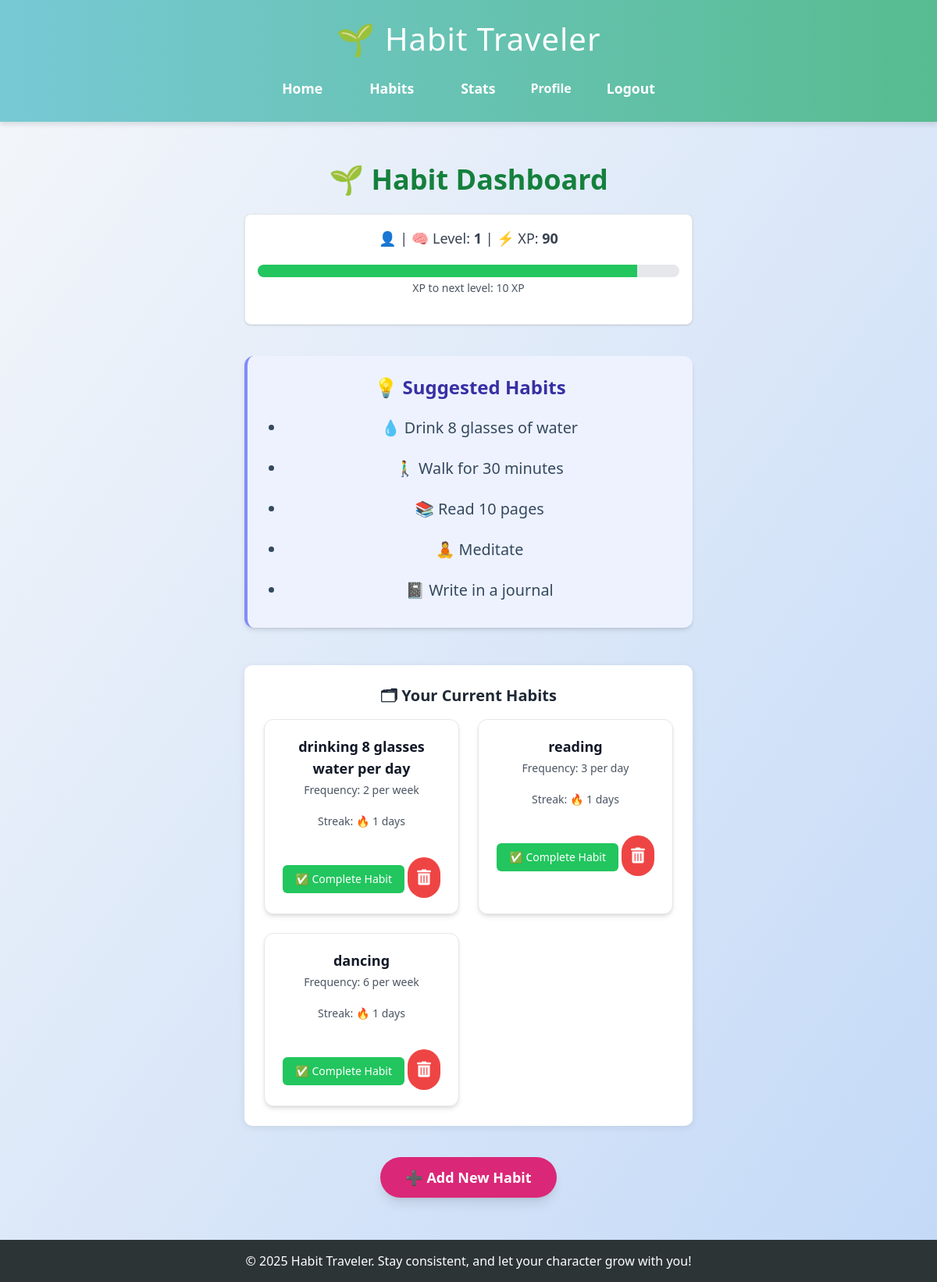
Page /habits (signed in) on the earlier database version.
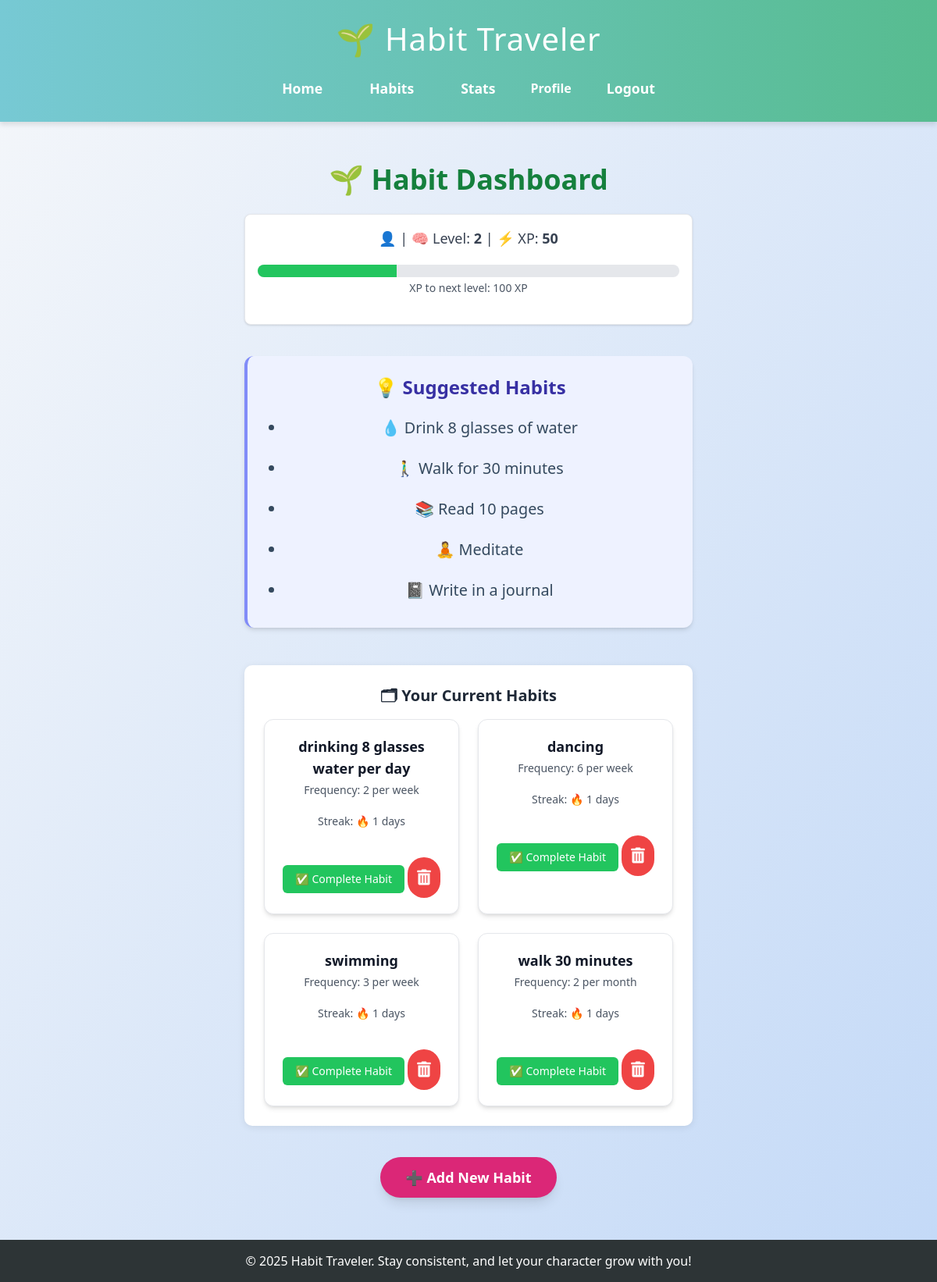
Same page on the later database version.
### app.py (models this page shows)
class User(db.Model):
    id = db.Column(db.Integer, primary_key=True)
    email = db.Column(db.String(150), unique=True, nullable=False)
    name = db.Column(db.String(150), unique=True, nullable=True)
    password = db.Column(db.String(200), nullable=False)
    xp = db.Column(db.Integer, default=0)
    level = db.Column(db.Integer, default=1)
    birthday = db.Column(db.Date, nullable=True)
    age = db.Column(db.Integer, nullable=True)
    description = db.Column(db.String(500), nullable=True)
    avatar = db.Column(db.String(200), nullable=True)

class Habit(db.Model):
    id = db.Column(db.Integer, primary_key=True)
    user_id = db.Column(db.Integer, db.ForeignKey('user.id'), nullable=False)
    name = db.Column(db.String(150), nullable=False)
    target_frequency = db.Column(db.Integer, nullable=True)
    frequency_period = db.Column(db.String(10), nullable=True)

### app.py (the view)
@app.route('/habits')
def habits():
    if 'user_id' not in session:
        return redirect(url_for('login'))
    user_id = session['user_id']
    name = session.get('name')
    user = User.query.get(user_id)
    xp_needed = 100 + (user.level - 1) * 50
    progress_percent = int((user.xp / xp_needed) * 100) if xp_needed > 0 else 0
    progress_class = f"w-[{progress_percent}%]"
    user_habits = Habit.query.filter_by(user_id=user_id).all()
    habits_with_data = []
    for habit in user_habits:
        completions_query = HabitCompletion.query.filter_by(habit_id=habit.id, user_id=user_id)
        if habit.frequency_period == 'day':
            start_date = date.today()
        elif habit.frequency_period == 'week':
            start_date = date.today() - timedelta(days=date.today().weekday())
        elif habit.frequency_period == 'month':
            start_date = date.today().replace(day=1)
        completions = completions_query.filter(HabitCompletion.date >= start_date).count()
        habits_with_data.append({
            'id': habit.id,
            'name': habit.name,
            'streak': completions,
            'goal': habit.target_frequency,
            'period': habit.frequency_period,
            'on_track': completions >= habit.target_frequency
        })
    return render_template('habit.html',
                           habits=habits_with_data,
                           name=name,
                           user=user,
                           xp_needed=xp_needed,
                           progress_class=progress_class)

### templates/habit.html (shortened to what this page needs)
{% extends "base.html" %}
{% block content %}
<div class="max-w-4xl mx-auto p-6">
    <h2 class="text-4xl font-extrabold mb-6 text-center text-green-700">🌱 Habit Dashboard</h2>
    <div class="bg-white p-4 rounded-lg shadow mb-10 text-center border border-gray-200">
        <p class="text-lg text-gray-700 font-medium">
            👤 <strong>{{ username }}</strong> | 🧠 Level: <strong>{{ user.level }}</strong> | ⚡ XP: <strong>{{ user.xp }}</strong>
        </p>
        <div class="mt-3 h-4 bg-gray-200 rounded-full overflow-hidden">
            <div class="h-full bg-green-500 transition-all duration-300 {{ progress_class }}"></div>
        </div>
        <p class="text-sm text-gray-600 mt-1">XP to next level: {{ xp_needed - user.xp }} XP</p>
    </div>
    <section class="mb-12 bg-indigo-50 p-6 rounded-xl border-l-4 border-indigo-400 shadow-md">
        <h3 class="text-2xl font-bold text-indigo-800 mb-3">💡 Suggested Habits</h3>
        <ul class="list-disc pl-6 text-gray-700 space-y-1 text-lg">
            <li>💧 Drink 8 glasses of water</li>
            <li>🚶‍♂ Walk for 30 minutes</li>
            <li>📚 Read 10 pages</li>
            <li>🧘 Meditate</li>
            <li>📓 Write in a journal</li>
        </ul>
    </section>
    <section class="mb-10">
        <h3 class="text-xl font-semibold text-gray-800 mb-4">🗂 Your Current Habits</h3>
        {% if habits %}
            <div class="habits-container grid gap-6 sm:grid-cols-2">
                {% for habit in habits %}
                    <div class="habit-card bg-white p-5 rounded-xl shadow-md border border-gray-200">
                        <h4 class="text-lg font-bold text-gray-900">{{ habit.name }}</h4>
                        <p class="text-gray-600 text-sm mt-1">Frequency: {{ habit.goal }} per {{ habit.period }}</p>
                        <p class="text-gray-600 text-sm">Streak: 🔥 {{ habit.streak }} days</p>
                        <form action="{{ url_for('complete_habit', habit_id=habit.id) }}" method="post" style="display:inline;">
                            <button
                                class="bg-green-500 hover:bg-green-600 text-white py-2 px-4 rounded-md text-sm mt-4"
                                type="submit">
                                ✅ Complete Habit
                            </button>
                        </form>
                        <form action="{{ url_for('delete_habit', habit_id=habit.id) }}" method="post" style="display:inline;">
                            <button
                                type="submit"
                                class="bg-red-500 hover:bg-red-600 text-white p-3 rounded-full mt-4 transition duration-300 focus:outline-none">
                                <i class="fas fa-trash-alt text-xl"></i>
                            </button>
                        </form>
                    </div>
                {% endfor %}
            </div>
        {% else %}
            <div class="bg-yellow-50 border-l-4 border-yellow-400 text-yellow-800 p-4 rounded">
                <p>You haven’t added any habits yet. Start your first quest!</p>
            </div>
        {% endif %}
    </section>
    <div class="text-center mt-10">
        <a
            href="{{ url_for('add_habit') }}"
            class="bg-pink-600 hover:bg-pink-700 text-white font-bold text-lg py-3 px-8 rounded-full shadow-lg transition duration-300 inline-block">
            ➕ Add New Habit
        </a>
    </div>
</div>
{% endblock %}

### templates/base.html (shortened to what this page needs)
<!DOCTYPE html>
<html lang="en">
    <head>
        <script src="https://cdn.tailwindcss.com"></script>
        <link href="https://cdnjs.cloudflare.com/ajax/libs/font-awesome/5.15.3/css/all.min.css" rel="stylesheet">
        <link rel="stylesheet" href="{{ url_for('static', filename='style.css') }}">
    </head>
<body class="{{ request.endpoint|replace('.', '_') }}">
    <header>
        <h1>🌱 Habit Traveler</h1>
        <nav>
            <ul>
                <li><a href="{{ url_for('index') }}">Home</a></li>
                <li><a href="{{ url_for('habits') }}">Habits</a></li>
                <li><a href="{{ url_for('stats') }}">Stats</a></li>
                <a href="{{ url_for('profile') }}">Profile</a>
                {% if session.get('user_id') %}
                <li><a href="{{ url_for('logout') }}">Logout</a></li>
            {% else %}
                <li><a href="{{ url_for('login') }}">Login</a></li>
                <li><a href="{{ url_for('register') }}">Register</a></li>
            {% endif %}
         </ul>
        </nav>
    </header>
    <main>
        {% block content %}{% endblock %}
    </main>
    <footer>
        <p>&copy; 2025 Habit Traveler. Stay consistent, and let your character grow with you!</p>
    </footer>
</body>
</html>

### static/style.css (style rules this page uses)
body { margin: 0; font-family: 'Segoe UI', Tahoma, Geneva, Verdana, sans-serif; background: linear-gradient(to bottom right, #f5f7fa, #c3d9f7); color: #333; min-height: 100vh; display: flex; flex-direction: column; }
header { background: linear-gradient(to right, #77c9d4, #57bc90); color: white; padding: 20px; text-align: center; box-shadow: 0 4px 6px rgba(0,0,0,0.1); }
header h1 { margin: 0; font-size: 2.5em; letter-spacing: 1px; }
nav { margin-top: 10px; }
nav a { color: white; margin: 0 15px; text-decoration: none; font-weight: bold; transition: all 0.3s ease; }
nav ul { display: flex; justify-content: center; align-items: center; padding: 0; margin: 0; list-style: none; }
nav li { margin: 0 15px; }
main { flex: 1; padding: 30px; max-width: 900px; margin: 0 auto; text-align: center; }
main h2 { font-size: 2em; color: #4b6584; margin-bottom: 10px; }
main p { font-size: 1.1em; line-height: 1.6; margin-bottom: 20px; }
section { background: white; border-radius: 10px; padding: 25px; margin-bottom: 20px; box-shadow: 0 2px 10px rgba(0,0,0,0.08); }
ul { list-style: none; padding: 0; }
ul li { padding: 10px 0; font-size: 1.1em; color: #34495e; }
a { color: #3498db; text-decoration: none; }
button i { font-size: 1.5rem; transition: transform 0.2s ease-in-out; }
.habits-container { display: flex; flex-wrap: wrap; gap: 20px; justify-content: center; }
.habit-card { width: 250px; padding: 20px; background: white; border-radius: 10px; box-shadow: 0 4px 8px rgba(0,0,0,0.1); text-align: center; }
footer { background: #2d3436; color: white; text-align: center; padding: 15px 10px; font-size: 0.9em; }

Differences in the rows shown:
removed Habit: name "reading", goal "3", period "day", streak "1"
changed User: level "1" → "2"; xp "90" → "50"; xp_needed-user.xp "10" → "100"
added Habit: name "swimming", goal "3", period "week", streak "1"
added Habit: name "walk 30 minutes", goal "2", period "month", streak "1"
